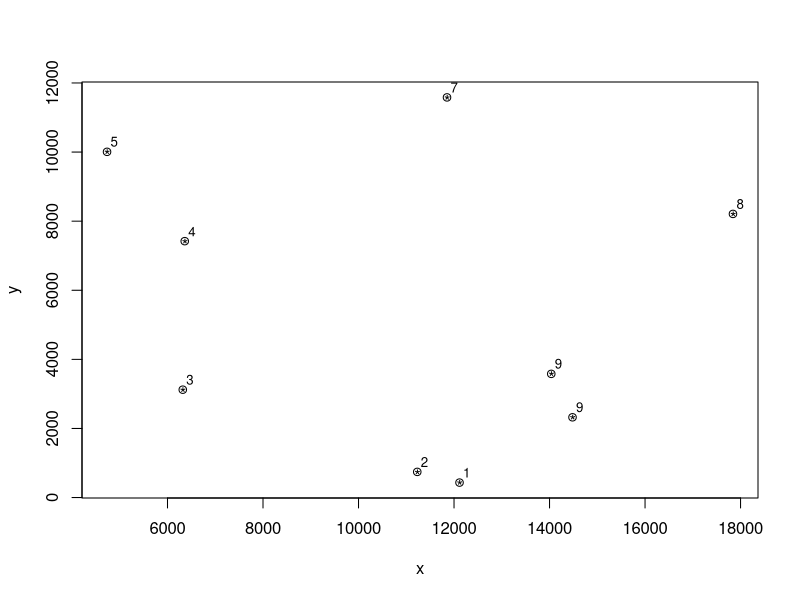

Recreate this plot in R.
#!/usr/bin/env Rscript
# (Class Assignment | Narendra Joshi)
# (Travelling Salesman Problem Using an SOFM)

library(calibrate)

# intial values of parameters
alpha <- 0.89
epochs <- 100
  
# load info about cities
# input csv file has three columns, the last of which
# are coordinates
cities <- read.csv("cities.csv", header=TRUE)
ncities <- length(cities[,1])

# initial neighbourhood order =
# all the neurons
norder <- floor(ncities/2)

# coordinates of the cities
X <- as.matrix(cities[,2:3])

# initial weights of the circular feature map
w <- cbind(runif(ncities, min(X[,1]), max(X[,1])),
           runif(ncities, min(X[,2]), max(X[,2])))

# function for finding norm of a vector
norm <- function(x) {
  return(sqrt(sum(x^2)))
}

# get the value of alpha for a given node
getAlpha <- function(i, iwnode) {
  if (norder) {
    d <- abs(i - iwnode)
    dist <- min(d, abs(ncities - d))
    return(alpha * exp(-(((dist)^2)/norder)))
  }
  else if (i == iwnode)
    return(alpha)
  else return(0)
}

# update weights; iwnode = winning node index
getNewWeights <- function(w, x, alpha, norder) {
 # get the winner node index
  xrep <- matrix(rep(x, ncities), nrow = ncities, byrow=T)
  diff <- (xrep - w)
  # winner node index
  iwnode <- which.min(apply(diff, 1, norm))
  
 # alpha-matrix for different nodes in neighbourhood
  for (i in 1:ncities) {
    if (i == 1) {
      malpha <- rep(getAlpha(i, iwnode), 2)
    }
    else {
      malpha <- rbind(malpha, rep(getAlpha(i, iwnode), 2))
    }
  }
  w <- w + (malpha * diff)
  return(w)
}

# training period
while (norder >= 0) {
  for (t in 1:epochs) {
      for (i in 1:ncities) {
        cat ("Epoch #", t," presenting city #", i, "\n")
        w <- getNewWeights(w, X[i,], alpha, norder)
      }
    }
  norder <- (norder - 1)
  alpha <- (alpha - alpha/10)
}
cityOrder <- rep(0,ncities)

# reading results and plotting the results
plot(X, xlab="x", ylab="y")
for (i in 1:ncities) {
  xrep <- matrix(rep(X[i,], ncities), nrow = ncities, byrow = T)
  diff <- (xrep - w)
  # winner node index
  cityOrder[i] <- which.min(apply(diff, 1, norm))
  points(X[i,1], X[i,2], pch = '*')
}

# lets label cities in order
textxy(X[,1], X[,2], cityOrder, offset = 1, cex=0.8)
dev.copy(jpeg, "city-plot.jpg")
dev.off()
